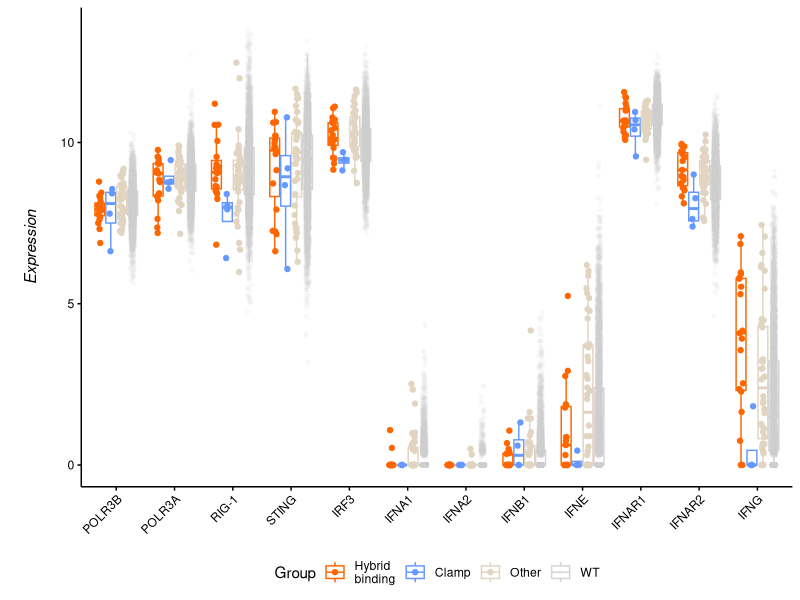
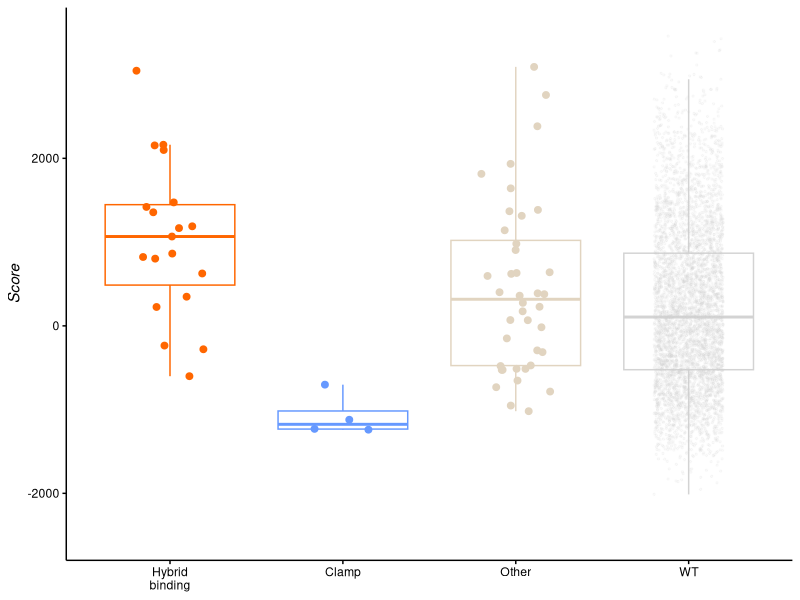
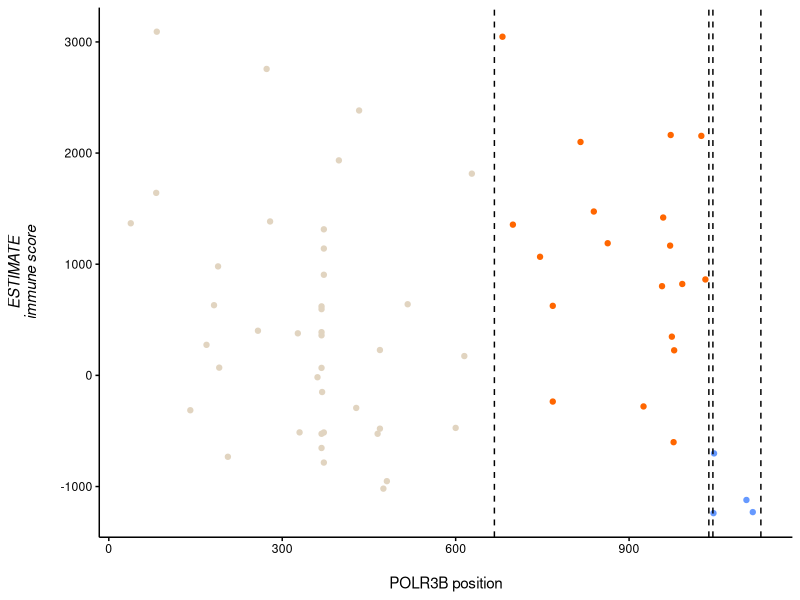

Write R code to recreate these figures, in order.
require (ggplot2)
require (gridExtra)
require (reshape)

pol.data <- read.table ("expression_POLR3B_typeI_IFNS.txt", sep = "\t", header = TRUE)
pol.data$Group <- factor (pol.data$Group, levels =c  ("Feat", "CTD", "Rest", "WT"), labels = c ("Hybrid\nbinding", "Clamp", "Other", "WT"))
scatter.polr3b <- ggplot (subset (pol.data, Group != "WT"), aes (x = Pos, y = Score)) + geom_point (aes (color = Group)) + theme (axis.text = element_text (color = "black"), axis.ticks = element_line (color = "black"), axis.line = element_line (color = "black"), legend.position = "none", panel.background = element_blank(), axis.title.y = element_text (face = "italic")) + ylab ("ESTIMATE\nimmune score\n") + xlab ("\nPOLR3B position") + scale_color_manual (values = c ("#FF6600", "#6699FF", "#E1D4C0")) + geom_vline (xintercept = 667, linetype = 2) + geom_vline (xintercept = 1038, linetype = 2) + geom_vline (xintercept = 1045, linetype = 2) + geom_vline (xintercept = 1128, linetype = 2)
group.plot <- ggplot (pol.data, aes (x = Group, y = Score)) + geom_boxplot (aes(color = Group), outlier.shape = NA, position = position_dodge ()) + geom_point (position=position_jitter(width = 0.2), aes (fill = Group, color = Group, alpha = Group, size = Group), shape = 21) + scale_alpha_manual (values = c (1,1,1,0.1)) + scale_fill_manual (values = c ("#FF6600", "#6699FF", "#E1D4C0", "lightgray")) + scale_color_manual (values = c ("#FF6600", "#6699FF", "#E1D4C0", "lightgray")) + scale_size_manual (values = c (2,2,2,0.5)) + theme (axis.text = element_text (color = "black"), axis.ticks = element_line (color = "black"), axis.line = element_line (color = "black"), panel.background = element_blank(), legend.position = "none", axis.title = element_blank(), axis.title.y = element_text (face = "italic")) + ylim (-2500, 3500)

exp.melt <- melt (pol.data)
exp.melt$variable <- factor (exp.melt$variable, levels = c ("POLR3B", "POLR3A", "DDX58", "TMEM173", "IRF3", "IFNA1", "IFNA2", "IFNB1", "IFNE", "IFNAR1", "IFNAR2", "IFNG"), labels = c ("POLR3B", "POLR3A", "RIG-1", "STING", "IRF3", "IFNA1", "IFNA2", "IFNB1", "IFNE", "IFNAR1", "IFNAR2", "IFNG"))
exp.plot <- ggplot (subset (exp.melt, variable %in% c ("IRF3", "STING", "IFNG", "RIG-1", "POLR3A", "POLR3B",  "IFNA1", "IFNA2", "IFNE", "IFNAR1", "IFNAR2", "IFNB1")), aes (x = variable, y = value)) + geom_boxplot (aes (color = Group), outlier.shape = NA) + theme (axis.text = element_text (color = "black"), axis.ticks = element_line (color = "black"), axis.line = element_line (color = "black"), panel.background = element_blank(), axis.text.x = element_text (angle = 45, hjust = 1), legend.position = "bottom", axis.title.x = element_blank(), axis.title.y = element_text (face = "italic")) + ylab ("\nExpression\n") + geom_point (position = position_jitterdodge (jitter.width = 0.2), aes (fill = Group, color = Group, alpha = Group, size = Group)) + scale_color_manual (values = c ("#FF6600", "#6699FF", "#E1D4C0", "lightgray")) + scale_alpha_manual (values = c (1, 1, 1, 0.1)) + scale_size_manual (values = c (1.5,1.5,1.5,1))

figure.5 <- arrangeGrob (arrangeGrob (scatter.polr3b, group.plot, ncol = 2, widths = c(3/5,2/5)), exp.plot, ncol = 1)

ggsave (file = "Figure_5.pdf", figure.5)
